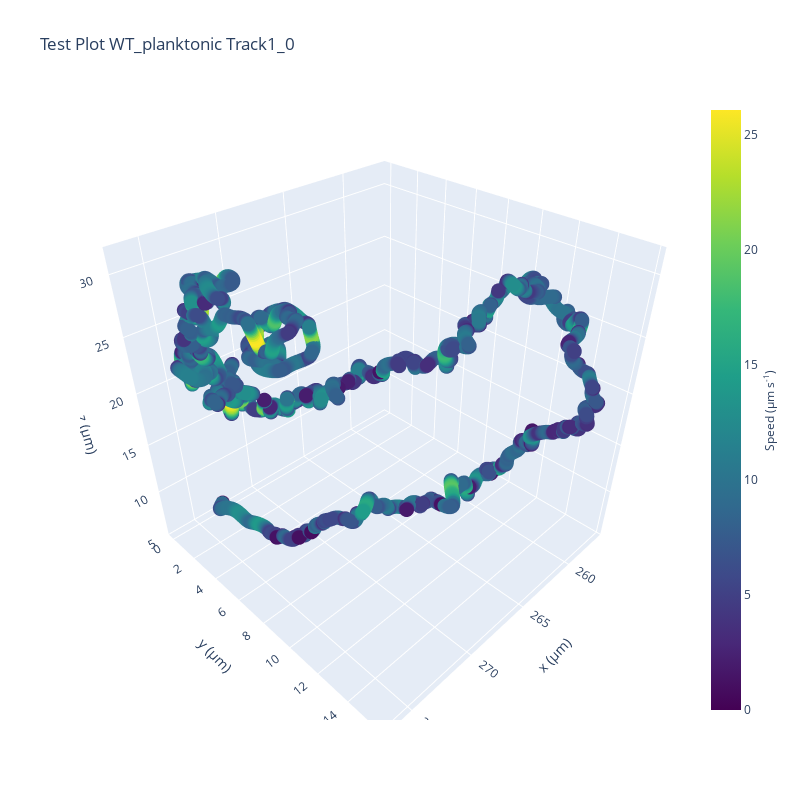

The notebook cell this image was saved under:
### Code cell
import plotly.graph_objects as go


fig = go.Figure(data=go.Scatter3d(x=x_smooth,y=y_smooth,z=z_smooth, mode='markers', marker=dict(
        size=5,  color=v_arr,  colorscale='Viridis',  colorbar=dict(title=dict(text='Speed (µm s<sup>-1</sup>)',  
                font=dict(size=12)),titleside='right'),showscale=True,)))

# Add titles and labels
fig.update_layout(
    title='Test Plot WT_planktonic Track1_0',
    scene=dict(xaxis_title='x (µm)', yaxis_title='y (µm)', zaxis_title='z (µm)', aspectmode='cube'),
    width=800, height=800,)

# Show the plot
fig.show()

### Figure 1 — Plotly figure (JSON) as saved in the notebook; plotly's stock layout.template omitted (floating-point values rounded to 4 significant figures; data arrays with more than 128 entries replaced by an {"elided": "..."} marker saying what was removed)
{"data": [{"marker": {"color": {"elided": "5996 float values"}, "colorbar": {"title": {"font": {"size": 12}, "side": "right", "text": "Speed (µm s<sup>-1</sup>)"}}, "colorscale": [[0, "#440154"], [0.1111, "#482878"], [0.2222, "#3e4989"], [0.3333, "#31688e"], [0.4444, "#26828e"], [0.5556, "#1f9e89"], [0.6667, "#35b779"], [0.7778, "#6ece58"], [0.8889, "#b5de2b"], [1, "#fde725"]], "showscale": true, "size": 5}, "mode": "markers", "type": "scatter3d", "x": {"elided": "5996 float values"}, "y": {"elided": "5996 float values"}, "z": {"elided": "5996 float values"}}], "layout": {"height": 800, "scene": {"aspectmode": "cube", "xaxis": {"title": {"text": "x (µm)"}}, "yaxis": {"title": {"text": "y (µm)"}}, "zaxis": {"title": {"text": "z (µm)"}}}, "title": {"text": "Test Plot WT_planktonic Track1_0"}, "width": 800}}
